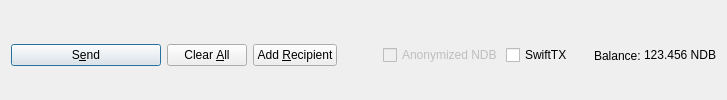
         <widget class="QFrame" name="frame_Send">
          <layout class="QHBoxLayout" name="horizontalLayout">
           <property name="bottomMargin">
            <number>0</number>
           </property>
           <item>
            <widget class="QPushButton" name="sendButton">
             <property name="minimumSize">
              <size>
               <width>150</width>
               <height>0</height>
              </size>
             </property>
             <property name="toolTip">
              <string>Confirm the send action</string>
             </property>
             <property name="text">
              <string>S&amp;end</string>
             </property>
             <property name="icon">
              <iconset resource="../nodebase.qrc">
               <normaloff>:/icons/send</normaloff>:/icons/send</iconset>
             </property>
             <property name="autoDefault">
              <bool>false</bool>
             </property>
             <property name="default">
              <bool>true</bool>
             </property>
            </widget>
           </item>
           <item>
            <widget class="QPushButton" name="clearButton">
             <property name="sizePolicy">
              <sizepolicy hsizetype="Minimum" vsizetype="Fixed">
               <horstretch>0</horstretch>
               <verstretch>0</verstretch>
              </sizepolicy>
             </property>
             <property name="toolTip">
              <string>Clear all fields of the form.</string>
             </property>
             <property name="text">
              <string>Clear &amp;All</string>
             </property>
             <property name="icon">
              <iconset resource="../nodebase.qrc">
               <normaloff>:/icons/remove</normaloff>:/icons/remove</iconset>
             </property>
             <property name="autoDefault">
              <bool>false</bool>
             </property>
            </widget>
           </item>
           <item>
            <widget class="QPushButton" name="addButton">
             <property name="toolTip">
              <string>Send to multiple recipients at once</string>
             </property>
             <property name="text">
              <string>Add &amp;Recipient</string>
             </property>
             <property name="icon">
              <iconset resource="../nodebase.qrc">
               <normaloff>:/icons/add</normaloff>:/icons/add</iconset>
             </property>
             <property name="autoDefault">
              <bool>false</bool>
             </property>
            </widget>
           </item>
           <item>
            <spacer name="horizontalSpacer">
             <property name="orientation">
              <enum>Qt::Horizontal</enum>
             </property>
             <property name="sizeHint" stdset="0">
              <size>
               <width>40</width>
               <height>20</height>
              </size>
             </property>
            </spacer>
           </item>
           <item>
            <layout class="QHBoxLayout" name="horizontalLayout_2">
             <property name="spacing">
              <number>3</number>
             </property>
             <item>
              <widget class="QCheckBox" name="checkzNDB">
               <property name="enabled">
                <bool>false</bool>
               </property>
               <property name="text">
                <string>Anonymized NDB</string>
               </property>
              </widget>
             </item>
             <item>
              <widget class="QCheckBox" name="checkSwiftTX">
               <property name="enabled">
                <bool>true</bool>
               </property>
               <property name="minimumSize">
                <size>
                 <width>85</width>
                 <height>0</height>
                </size>
               </property>
               <property name="text">
                <string>SwiftTX</string>
               </property>
              </widget>
             </item>
             <item>
              <widget class="QLabel" name="label">
               <property name="text">
                <string>Balance:</string>
               </property>
              </widget>
             </item>
             <item>
              <widget class="QLabel" name="labelBalance">
               <property name="sizePolicy">
                <sizepolicy hsizetype="Preferred" vsizetype="Fixed">
                 <horstretch>0</horstretch>
                 <verstretch>0</verstretch>
                </sizepolicy>
               </property>
               <property name="cursor">
                <cursorShape>IBeamCursor</cursorShape>
               </property>
               <property name="text">
                <string notr="true">123.456 NDB</string>
               </property>
               <property name="textInteractionFlags">
                <set>Qt::LinksAccessibleByMouse|Qt::TextSelectableByKeyboard|Qt::TextSelectableByMouse</set>
               </property>
              </widget>
             </item>
            </layout>
           </item>
          </layout>
         </widget>
